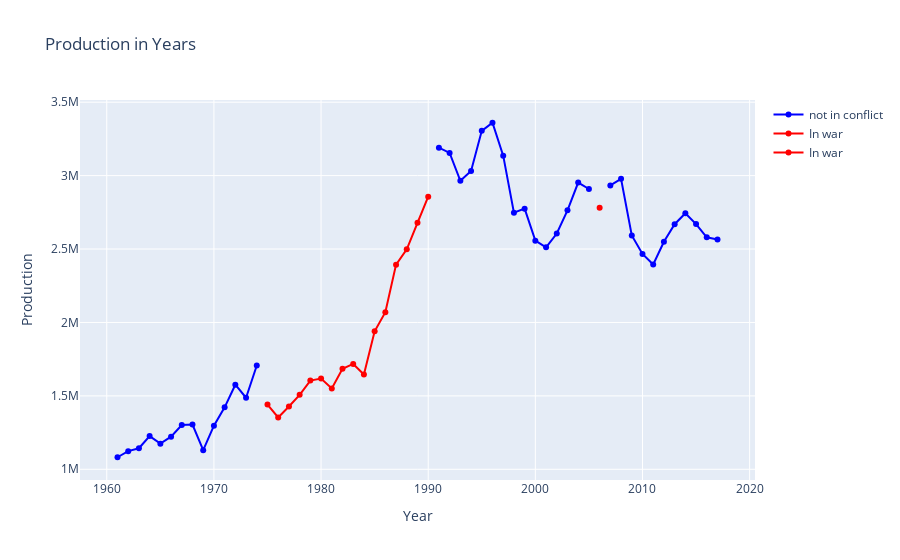

Notebook code for this chart:
### Code cell
fig = go.Figure()

fig.add_trace(go.Scatter( x=prod_no_war["year"], y=prod_no_war["value_crop"],
                    mode='lines+markers',
                    name='not in conflict',
                    hovertext='Not in Conflict',
                    hoverinfo="text",
                    connectgaps=False,
                    line=dict(color='blue', width=2)))

for i in range(len(list_conflicts)):
    prod_war = dfs[i]
    fig.add_trace(go.Scatter( x=prod_war["year"], y=prod_war["value_crop"],
                    mode='lines+markers',
                    name='In war',
                    connectgaps=False,
                    hovertext='In war',
                    hoverinfo="text",
                    line=dict(color='red', width=2)))


fig.update_layout(title='Production in Years',
                   xaxis_title='Year',
                   yaxis_title='Production',
                  )
              
fig.show()

### Figure 1 — Plotly figure (JSON) as saved in the notebook; plotly's stock layout.template omitted (floating-point values rounded to 4 significant figures)
{"data": [{"connectgaps": false, "hoverinfo": "text", "hovertext": "Not in Conflict", "line": {"color": "blue", "width": 2}, "mode": "lines+markers", "name": "not in conflict", "type": "scatter", "x": ["1961-01-01", "1962-01-01", "1963-01-01", "1964-01-01", "1965-01-01", "1966-01-01", "1967-01-01", "1968-01-01", "1969-01-01", "1970-01-01", "1971-01-01", "1972-01-01", "1973-01-01", "1974-01-01", "1975-01-01", "1976-01-01", "1977-01-01", "1978-01-01", "1979-01-01", "1980-01-01", "1981-01-01", "1982-01-01", "1983-01-01", "1984-01-01", "1985-01-01", "1986-01-01", "1987-01-01", "1988-01-01", "1989-01-01", "1990-01-01", "1991-01-01", "1992-01-01", "1993-01-01", "1994-01-01", "1995-01-01", "1996-01-01", "1997-01-01", "1998-01-01", "1999-01-01", "2000-01-01", "2001-01-01", "2002-01-01", "2003-01-01", "2004-01-01", "2005-01-01", "2006-01-01", "2007-01-01", "2008-01-01", "2009-01-01", "2010-01-01", "2011-01-01", "2012-01-01", "2013-01-01", "2014-01-01", "2015-01-01", "2016-01-01", "2017-01-01"], "y": [1082027, 1123471, 1143291, 1225920, 1174548, 1222130, 1301316, 1304833, 1130030, 1296779, 1421886, 1575982, 1487203, 1706556, null, null, null, null, null, null, null, null, null, null, null, null, null, null, null, null, 3190002, 3154568, 2964608, 3031613, 3304977, 3360062, 3135755, 2747076, 2774841, 2557031, 2511455, 2605760, 2763392, 2952553, 2908938, null, 2933188, 2978220, 2592092, 2466275, 2395096, 2549976, 2668916, 2743968, 2669856, 2579943, 2564765]}, {"connectgaps": false, "hoverinfo": "text", "hovertext": "In war", "line": {"color": "red", "width": 2}, "mode": "lines+markers", "name": "In war", "type": "scatter", "x": ["1975-01-01", "1976-01-01", "1977-01-01", "1978-01-01", "1979-01-01", "1980-01-01", "1981-01-01", "1982-01-01", "1983-01-01", "1984-01-01", "1985-01-01", "1986-01-01", "1987-01-01", "1988-01-01", "1989-01-01", "1990-01-01"], "y": [1440545, 1353377, 1427428, 1506924, 1604184, 1617655, 1550622, 1684054, 1717345, 1645310, 1940149, 2069817, 2393676, 2497863, 2678731, 2856243]}, {"connectgaps": false, "hoverinfo": "text", "hovertext": "In war", "line": {"color": "red", "width": 2}, "mode": "lines+markers", "name": "In war", "type": "scatter", "x": ["2006-01-01"], "y": [2781558]}], "layout": {"autosize": true, "title": {"text": "Production in Years"}, "xaxis": {"autorange": true, "range": ["1957-07-24 03:20:23.4196", "2020-06-10 20:39:36.5804"], "title": {"text": "Year"}, "type": "date"}, "yaxis": {"autorange": true, "range": [915200.0, 3527000.0], "title": {"text": "Production"}, "type": "linear"}}}
